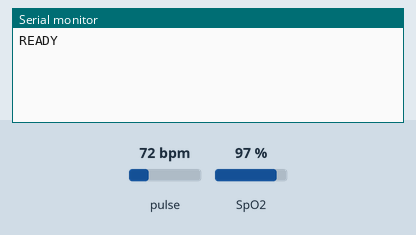
The sketch below on a simulated ESP32. Parts: the last lines printed to the serial monitor. Inputs (shaded band) come from the test bench; at power-on: pulse 72 bpm, SpO2 97 %.

Above: at 1.7 s.
1.8 s: pulse set to 42 bpm
At 6.0 s:
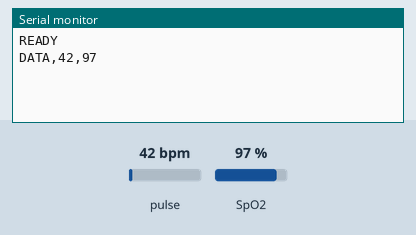
10.0 s: SpO2 set to 80 %
At 10.7 s:
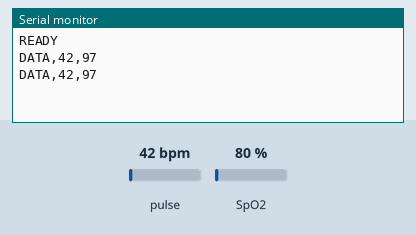
11.5 s: pulse set to 70 bpm
At 13.8 s:
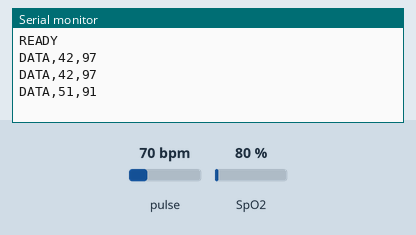
Timing chart, 0 to 15.3 s (numbered marks = the images above; inputs shaded):
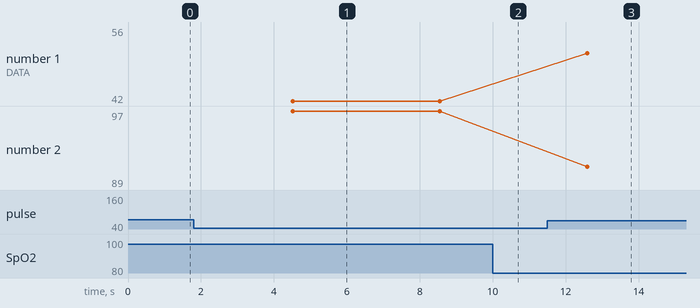

Measured:
- after the input at 1.8 s, the serial monitor: prints a new line after 2.7 s (image 1)
- after the input at 11.5 s, the serial monitor: prints a new line after 1.1 s (image 3)
- plotted number 1: 42 → 56 after the input at 11.5 s

The sketch:

esp32_max30102_avg.ino
```cpp
#include <Wire.h>
#include "MAX30105.h"
#include "spo2_algorithm.h"

// Libraries from SparkFun MAX3010x sensor library:
// - MAX30105.h
// - spo2_algorithm.h / spo2_algorithm.cpp

MAX30105 sensor;

const int SAMPLE_COUNT = 100;
uint32_t irBuffer[SAMPLE_COUNT];
uint32_t redBuffer[SAMPLE_COUNT];

const uint32_t FINGER_THRESHOLD = 8000;  // Robust default; tune if needed.
const int FINGER_CHECK_WINDOW = 20;
const int AVG_WINDOW = 5;

float hrWindow[AVG_WINDOW];
float spo2Window[AVG_WINDOW];
int winIndex = 0;
int winCount = 0;

bool pushAndAverage(float hr, float spo2, float &hrAvg, float &spo2Avg) {
  hrWindow[winIndex] = hr;
  spo2Window[winIndex] = spo2;

  winIndex = (winIndex + 1) % AVG_WINDOW;
  if (winCount < AVG_WINDOW) {
    winCount++;
  }

  float hrSum = 0;
  float spo2Sum = 0;
  for (int i = 0; i < winCount; i++) {
    hrSum += hrWindow[i];
    spo2Sum += spo2Window[i];
  }

  hrAvg = hrSum / winCount;
  spo2Avg = spo2Sum / winCount;
  return true;
}

uint32_t meanTailIR() {
  uint64_t sum = 0;
  int start = SAMPLE_COUNT - FINGER_CHECK_WINDOW;
  if (start < 0) start = 0;

  int n = 0;
  for (int i = start; i < SAMPLE_COUNT; i++) {
    sum += irBuffer[i];
    n++;
  }
  if (n <= 0) return 0;
  return (uint32_t)(sum / (uint64_t)n);
}

void setup() {
  Serial.begin(115200);
  delay(500);

  Wire.begin();
  if (!sensor.begin(Wire, I2C_SPEED_FAST)) {
    Serial.println("NO_SENSOR");
    while (1) {
      delay(1000);
    }
  }

  // sensor.setup(brightness, sampleAverage, ledMode, sampleRate, pulseWidth, adcRange)
  sensor.setup(60, 4, 2, 100, 411, 4096);
  sensor.setPulseAmplitudeRed(0x3F);
  sensor.setPulseAmplitudeIR(0x3F);


  Serial.println("READY");
}

void loop() {
  for (int i = 0; i < SAMPLE_COUNT; i++) {
    while (sensor.available() == false) {
      sensor.check();
    }

    redBuffer[i] = sensor.getRed();
    irBuffer[i] = sensor.getIR();
    sensor.nextSample();
  }

  uint32_t irMean = meanTailIR();
  if (irMean < FINGER_THRESHOLD) {
    Serial.println("NO_FINGER");
    delay(200);
    return;
  }

  int32_t spo2 = 0;
  int8_t validSPO2 = 0;
  int32_t heartRate = 0;
  int8_t validHeartRate = 0;

  maxim_heart_rate_and_oxygen_saturation(
    irBuffer,
    SAMPLE_COUNT,
    redBuffer,
    &spo2,
    &validSPO2,
    &heartRate,
    &validHeartRate
  );

  // Ignore invalid values silently to avoid noisy spam.
  if (!validHeartRate || !validSPO2) {
    delay(200);
    return;
  }

  if (heartRate < 40 || heartRate > 190 || spo2 < 80 || spo2 > 100) {
    delay(200);
    return;
  }

  float hrAvg = 0;
  float spo2Avg = 0;
  pushAndAverage((float)heartRate, (float)spo2, hrAvg, spo2Avg);

  Serial.print("DATA,");
  Serial.print((int)(hrAvg + 0.5f));
  Serial.print(",");
  Serial.println((int)(spo2Avg + 0.5f));

  delay(200);
}
```
